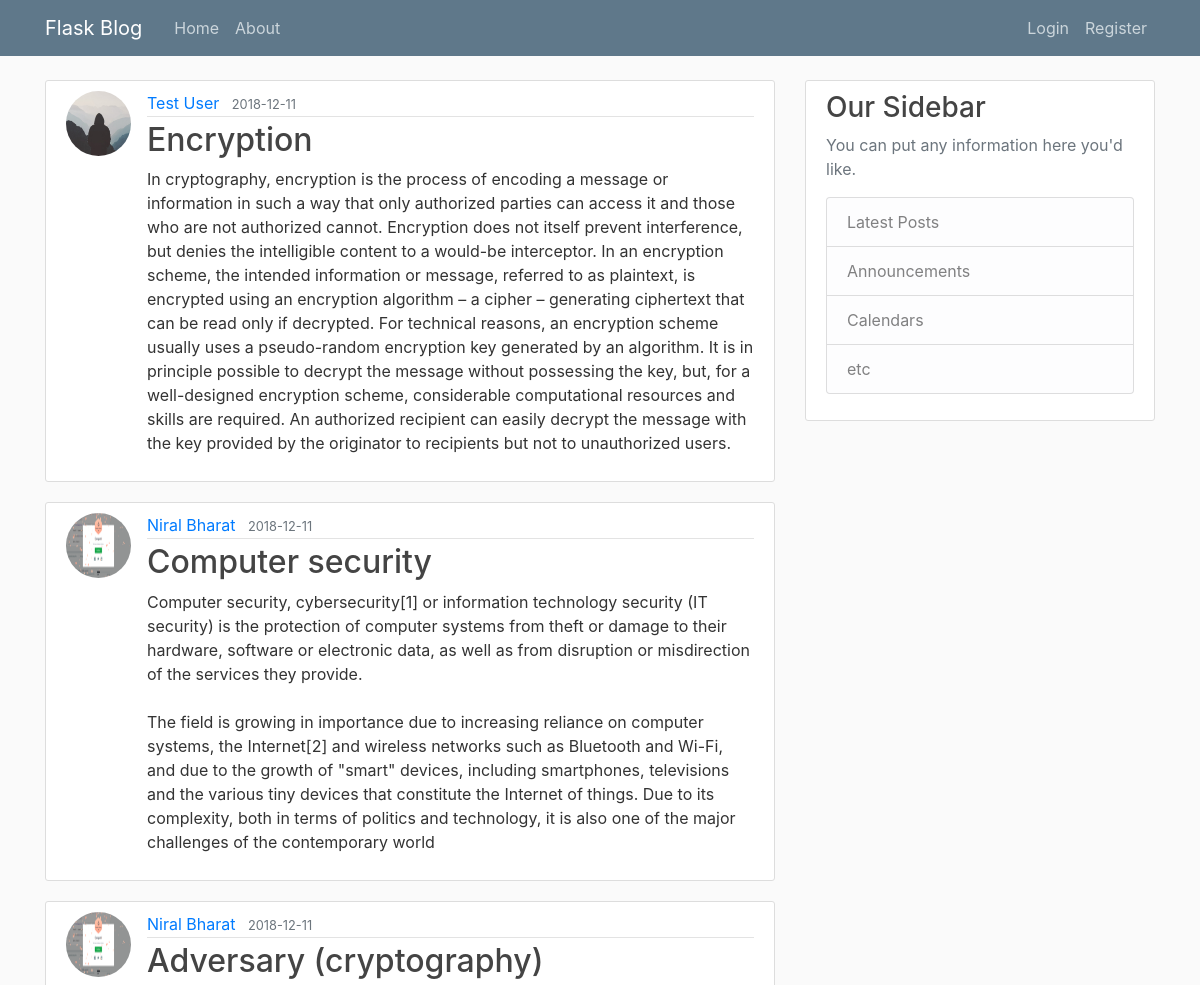
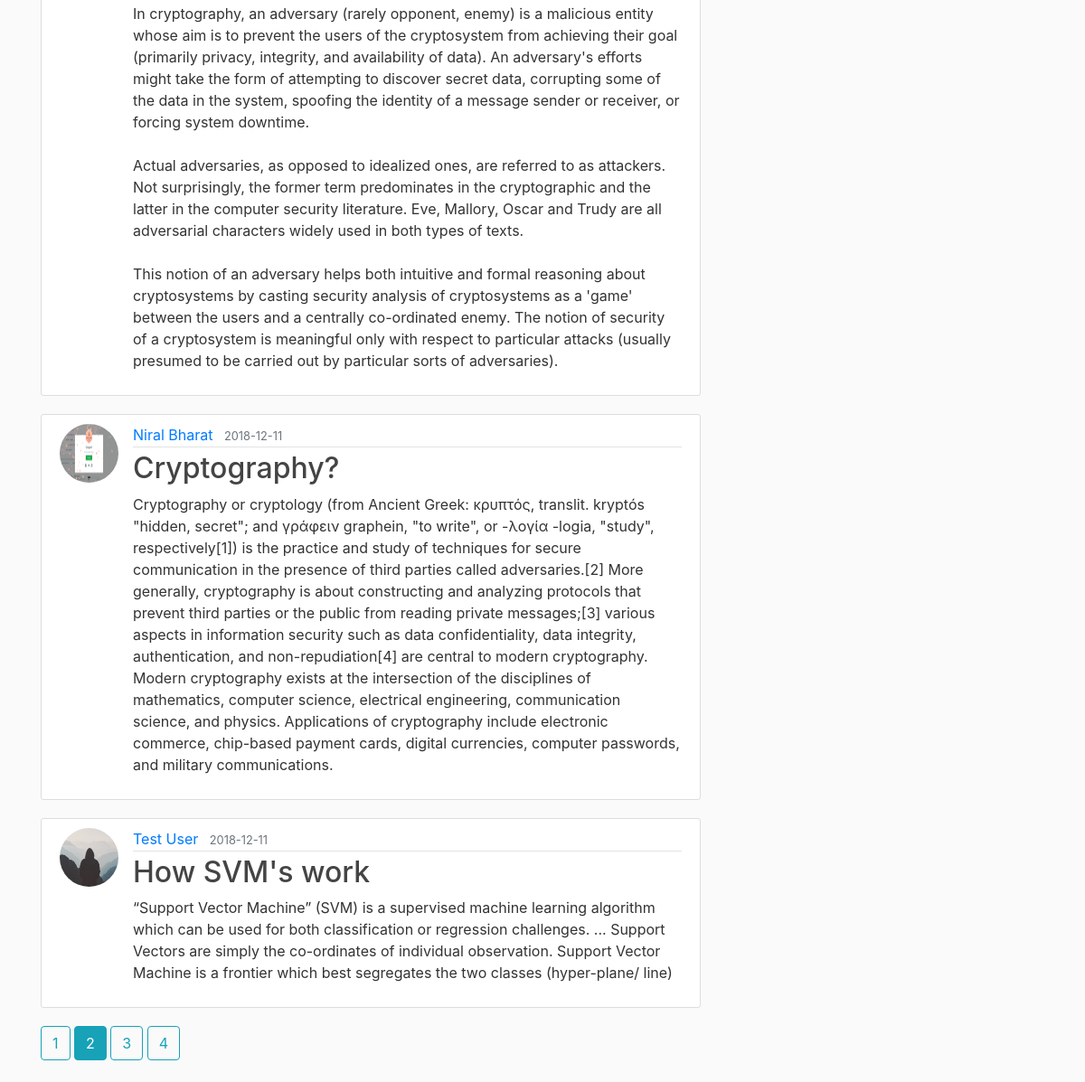
The page /home?page=2 on the database its author committed (2 pictures, top to bottom).
### flaskblog/models.py (models this page shows, shortened)
class Post(db.Model):
	id= db.Column(db.Integer, primary_key=True)
	title = db.Column(db.String(100), nullable=False)
	date_posted = db.Column(db.DateTime, nullable=False, default=datetime.utcnow)
	content = db.Column(db.Text, nullable=False)
	user_id = db.Column(db.Integer, db.ForeignKey('user.id'), nullable=False)

class User(db.Model, UserMixin):
	id = db.Column(db.Integer, primary_key=True )
	username = db.Column(db.String(120), unique=True, nullable=False)
	email = db.Column(db.String(120), unique=True, nullable=False)
	image_file = db.Column(db.String(20), nullable=False, default='default.jpg') #not unique as every user intially has same default picture
	password = db.Column(db.String(60), nullable=False)
	posts = db.relationship('Post', backref='author', lazy=True)

### flaskblog/main/routes.py (the view)
@main.route("/")
@main.route("/home")
def home():
    page = request.args.get('page', 1, type=int)
    posts = Post.query.order_by(Post.date_posted.desc()).paginate(page=page, per_page=5)
    return render_template('home.html', posts=posts)

### flaskblog/templates/home.html
{% extends 'layout.html' %}
{% block content %}
	{% for post in posts.items %}
		<article class="media content-section">
		  <img class="rounded-circle article-img" src="{{ url_for('static', filename='profile_pics/' + post.author.image_file) }}">
		  <div class="media-body">
		    <div class="article-metadata">
		      <a class="mr-2" href="{{ url_for('users.user_posts', username=post.author.username) }}">{{ post.author.username }}</a>
		      <small class="text-muted">{{ post.date_posted.strftime('%Y-%m-%d') }}</small>
		    </div>
		    <h2><a class="article-title" href="{{ url_for('posts.post', post_id=post.id) }}">{{ post.title }}</a></h2>
		    <p class="article-content">{{ post.content }}</p>
		  </div>
		</article>
	{% endfor %}
	{% for page_num in posts.iter_pages(left_edge=1, right_edge=1, left_current=1, right_current=2) %}
		{% if page_num %}
			{% if page_num == posts.page %}
				<a class="btn btn-info mb-4" href="{{ url_for('main.home', page=page_num) }}">{{ page_num }}</a>
			{% else %}
				<a class="btn btn-outline-info mb-4" href="{{ url_for('main.home', page=page_num) }}">{{ page_num }}</a>
			{% endif %}
		{% else %}
			...
		{% endif %}
	{% endfor %}
{% endblock content %}

### flaskblog/static/main.css (style rules this page uses)
body { background: #fafafa; color: #333333; margin-top: 5rem; }
h1, h2, h3, h4, h5, h6 { color: #444444; }
.content-section { background: #ffffff; padding: 10px 20px; border: 1px solid #dddddd; border-radius: 3px; margin-bottom: 20px; }
.article-title { color: #444444; }
.article-content { white-space: pre-line; }
.article-img { height: 65px; width: 65px; margin-right: 16px; }
.article-metadata { padding-bottom: 1px; margin-bottom: 4px; border-bottom: 1px solid #e3e3e3 }

### rows shown on the page
Post: image_file (placeholder picture), author.username "Test User", date_posted "2018-12-11", title "Encryption", content "In cryptography, encryption is the process of encoding a message or information in such a way that only authorized parties can access it and those who are not authorized cannot. Encryption does not itself prevent interference, but denies the intelligible content to a would-be interceptor. In an encryption scheme, the intended information or message, referred to as plaintext, is encrypted using an encryption algorithm – a cipher – generating ciphertext that can be read only if decrypted. For technical reasons, an encryption scheme usually uses a pseudo-random encryption key generated by an algorithm. It is in principle possible to decrypt the message without possessing the key, but, for a…"
Post: image_file (picture), author.username "Niral Bharat", date_posted "2018-12-11", title "Computer security", content "Computer security, cybersecurity[1] or information technology security (IT security) is the protection of computer systems from theft or damage to their hardware, software or electronic data, as well as from disruption or misdirection of the services they provide. The field is growing in importance due to increasing reliance on computer systems, the Internet[2] and wireless networks such as Bluetooth and Wi-Fi, and due to the growth of \"smart\" devices, including smartphones, televisions and the various tiny devices that constitute the Internet of things. Due to its complexity, both in terms of politics and technology, it is also one of the major challenges of the contemporary world"
Post: image_file (picture), author.username "Niral Bharat", date_posted "2018-12-11", title "Adversary (cryptography)", content "In cryptography, an adversary (rarely opponent, enemy) is a malicious entity whose aim is to prevent the users of the cryptosystem from achieving their goal (primarily privacy, integrity, and availability of data). An adversary's efforts might take the form of attempting to discover secret data, corrupting some of the data in the system, spoofing the identity of a message sender or receiver, or forcing system downtime. Actual adversaries, as opposed to idealized ones, are referred to as attackers. Not surprisingly, the former term predominates in the cryptographic and the latter in the computer security literature. Eve, Mallory, Oscar and Trudy are all adversarial characters widely used in…"
Post: image_file (picture), author.username "Niral Bharat", date_posted "2018-12-11", title "Cryptography?", content "Cryptography or cryptology (from Ancient Greek: κρυπτός, translit. kryptós \"hidden, secret\"; and γράφειν graphein, \"to write\", or -λογία -logia, \"study\", respectively[1]) is the practice and study of techniques for secure communication in the presence of third parties called adversaries.[2] More generally, cryptography is about constructing and analyzing protocols that prevent third parties or the public from reading private messages;[3] various aspects in information security such as data confidentiality, data integrity, authentication, and non-repudiation[4] are central to modern cryptography. Modern cryptography exists at the intersection of the disciplines of mathematics, computer…"
Post: image_file (placeholder picture), author.username "Test User", date_posted "2018-12-11", title "How SVM's work", content "“Support Vector Machine” (SVM) is a supervised machine learning algorithm which can be used for both classification or regression challenges. ... Support Vectors are simply the co-ordinates of individual observation. Support Vector Machine is a frontier which best segregates the two classes (hyper-plane/ line)"

### other values the page prints
{{ page_num }} "1" "3" "4"
{{ page_num }} "2"
